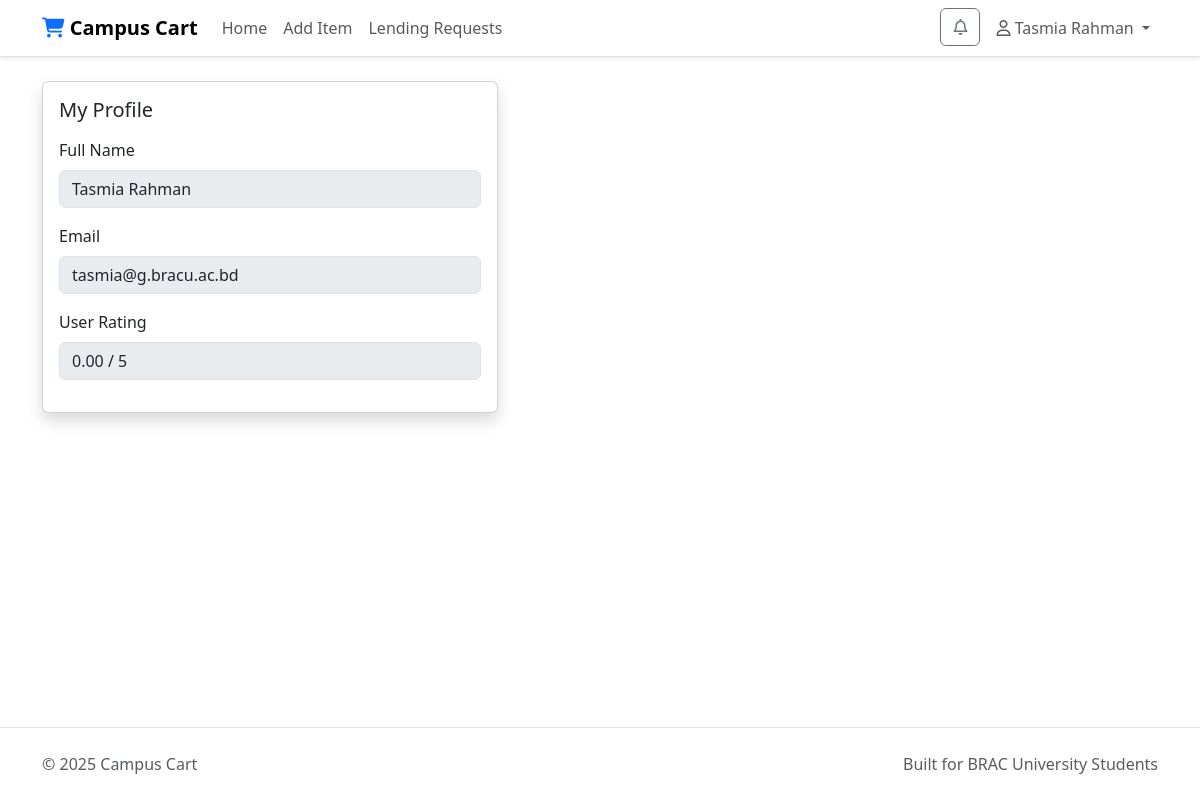
Page /dashboard.php (signed in) on the committed database.
### tables this page shows
CREATE TABLE users (
  id INT AUTO_INCREMENT PRIMARY KEY,
  name VARCHAR(100) NOT NULL,
  email VARCHAR(100) NOT NULL,
  password VARCHAR(20) NOT NULL,
  role ENUM('user','admin') DEFAULT 'user',
  rating_avg DECIMAL(4,2) NOT NULL DEFAULT 0.00,
  rating_count INT NOT NULL DEFAULT 0,
  created_at DATETIME DEFAULT CURRENT_TIMESTAMP,
  UNIQUE KEY email (email)
);

### includes/functions.php (called while the page is built, shortened)
<?php
require_once dirname(__DIR__) . '/dbconnect.php';
function get_user_by_id($user_id) {
    global $conn;
    $user_id = (int)$user_id;
    $sql = "SELECT * FROM users WHERE id = ?";
    $stmt = $conn->prepare($sql);
    $stmt->bind_param("i", $user_id);
    $stmt->execute();
    $result = $stmt->get_result();
    return $result->fetch_assoc();
}
function get_user_average_rating(int $user_id): float {
    global $conn;
    $sql = "SELECT rating_avg FROM users WHERE id = ?";
    $stmt = $conn->prepare($sql);
    $stmt->bind_param('i', $user_id);
    $stmt->execute();
    $res = $stmt->get_result();
    if ($row = $res->fetch_assoc()) {
        return (float)$row['rating_avg'];
    }
    return 0.0;
}
?>

### dashboard.php (the view, shortened to what this page needs)
<?php
require_once __DIR__ . '/includes/header.php';
$userId     = (int)$_SESSION['user_id'];
$user       = get_user_by_id($userId);
$userRating = get_user_average_rating($userId);
?>
<div class="row g-3">
  <div class="col-md-6 col-lg-5">
    <div class="card shadow">
      <div class="card-body">
        <h5 class="card-title mb-3">My Profile</h5>
        <div class="mb-3">
          <label class="form-label">Full Name</label>
          <input class="form-control" value="<?php echo htmlspecialchars($user['name'] ?? ''); ?>" disabled>
        </div>
        <div class="mb-3">
          <label class="form-label">Email</label>
          <input class="form-control" value="<?php echo htmlspecialchars($user['email'] ?? ''); ?>" disabled>
        </div>
        <div class="mb-3">
          <label class="form-label">User Rating</label>
          <input class="form-control" value="<?php echo number_format($userRating, 2); ?> / 5" disabled>
        </div>
      </div>
    </div>
  </div>
</div>
<?php require_once __DIR__ . '/includes/footer.php'; ?>

### assets/css/style.css (style rules this page uses)
:root { --cc-primary: #0d6efd; }
.card { transition: box-shadow 0.15s ease; }
.form-control::placeholder { color: #adb5bd; }

### rows in the picture
users: name "Tasmia Rahman", email "tasmia@g.bracu.ac.bd", rating_avg "0.00 / 5"

### other values in the picture
$_SESSION['user_name'] "Tasmia Rahman"
